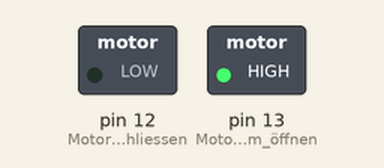
This sketch was run on a simulated Arduino Uno, built with avr-gcc and run on an emulated ATmega328P. On the bench: switched loads named in the sketch (green lamp = pin HIGH).

Above: at 0.1 s.
At 1.1 s:
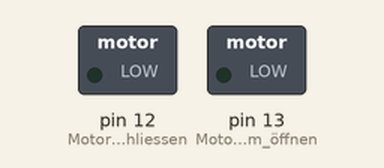
At 59.1 s:
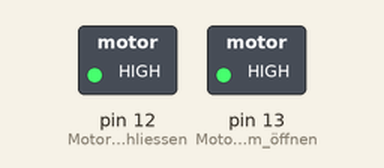
At 121.1 s:
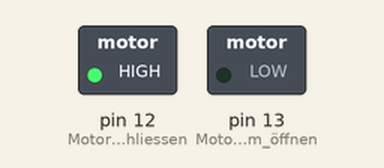
Timing chart, 0 to 122.6 s (numbered marks = the images above):
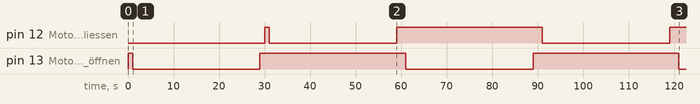

Measured:
- by itself, pin 12 (Motor_linksrum_schliessen): goes HIGH 1.0 s, LOW 28.0 s, HIGH 32.0 s, LOW 28.0 s, then HIGH
- by itself, pin 13 (Motor_rechtsrum_öffnen): repeats every 60.0 s: LOW 28.0 s, HIGH 32.0 s

The sketch:

sketch_jul04a.ino
```cpp
void setup()
{
  pinMode (13, OUTPUT);     // Motor rechtsrum öffnen
  pinMode (12, OUTPUT);     // Motor linksrum schliessen
  pinMode(7, INPUT);        // Der obere Taster
  pinMode(6, INPUT);        // der untere Taster


}
void loop ()
{
  digitalWrite(13, HIGH);
  delay(1000);
  digitalWrite(13, LOW);
  delay(28000);
  digitalWrite(13, HIGH);
  delay(1000);

  digitalWrite(12, HIGH);
  delay(1000);
  digitalWrite(12, LOW);
  delay(28000);
  digitalWrite(12, HIGH);
  delay(1000);

  digitalWrite(8, HIGH);
}
```
